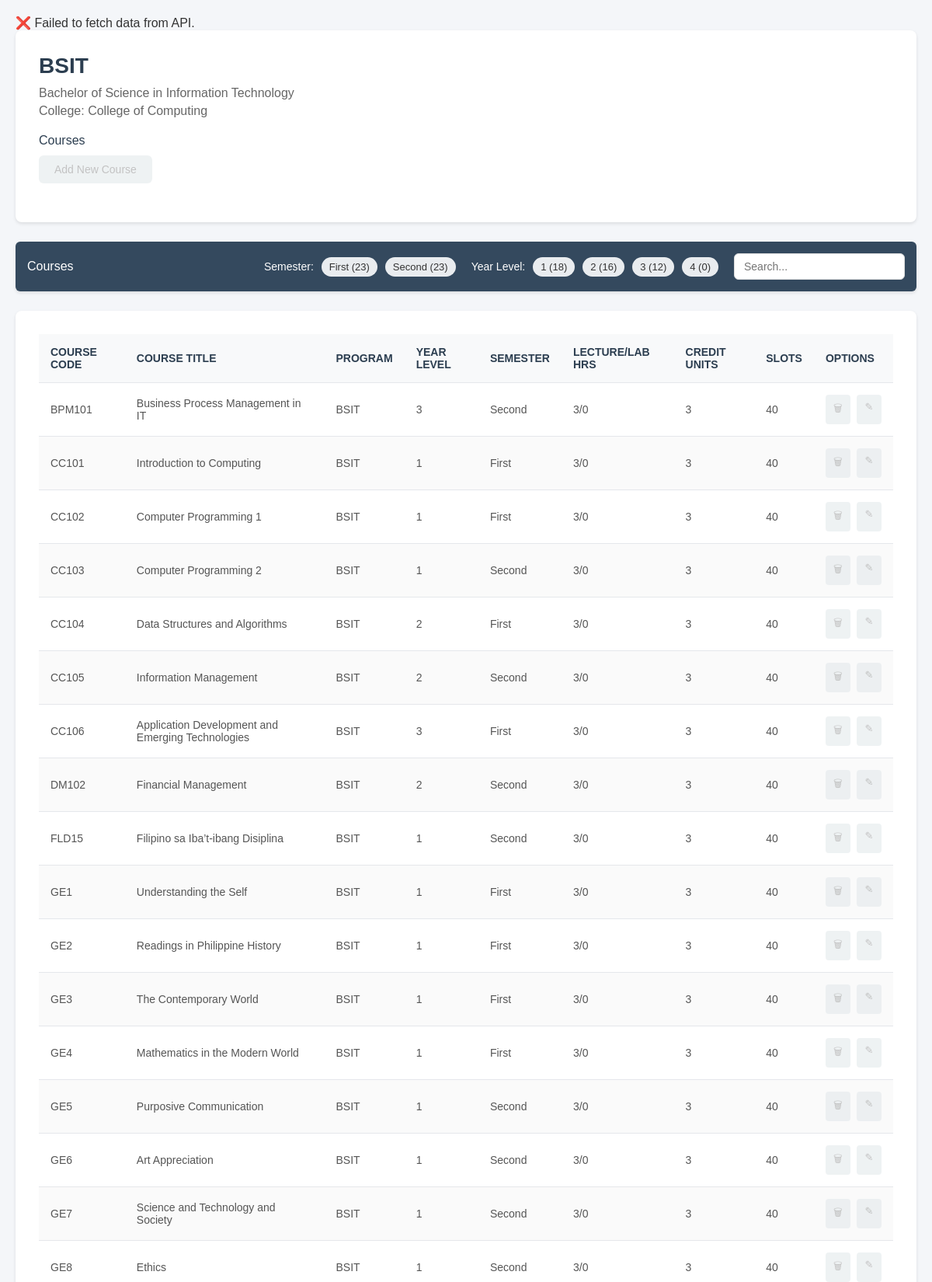
Screenshot of /frame/courses.php?program_code=BSIT (upper part) with the database file from the repository.
### tables this page shows
CREATE TABLE `programs` (
  `program_code` varchar(50) NOT NULL,
  `program_name` varchar(255) NOT NULL,
  `college` varchar(100) NOT NULL
);

CREATE TABLE `courses` (
  `course_id` int(11) NOT NULL,
  `program_code` varchar(50) NOT NULL,
  `subject_code` varchar(50) NOT NULL,
  `course_title` varchar(255) NOT NULL,
  `course_type` enum('General Education','Department-Specific') NOT NULL,
  `year_level` int(11) NOT NULL,
  `semester` enum('First','Second','Summer') NOT NULL,
  `lecture_hours` int(11) NOT NULL,
  `lab_hours` int(11) NOT NULL,
  `credit_units` int(11) NOT NULL,
  `slots` int(11) NOT NULL
);

### back/courses.php (called while the page is built, shortened)
<?php
include_once "../registrar/sync_fetch_courses.php";
$programCode = $_GET['program_code'] ?? $_POST['program_code'] ?? null;
try {
    $stmt = $conn->prepare("SELECT program_name, college FROM programs WHERE program_code = :program_code");
    $stmt->bindParam(':program_code', $programCode, PDO::PARAM_STR);
    $stmt->execute();
    $program = $stmt->fetch(PDO::FETCH_ASSOC);
    $stmt = $conn->prepare("SELECT * FROM courses WHERE program_code = :program_code");
    $stmt->bindParam(':program_code', $programCode, PDO::PARAM_STR);
    $stmt->execute();
    $courses = $stmt->fetchAll(PDO::FETCH_ASSOC);
} catch (PDOException $e) {
    echo "Error: " . $e->getMessage();
}
?>

### frame/courses.php (the view, shortened to what this page needs)
<?php
include_once "../back/courses.php";
?>
<!DOCTYPE html>
<html lang="en">
<head>
</head>
<body>
    <div class="header">
        <div class="program-title"><?php echo htmlspecialchars($programCode); ?></div>
        <div class="program-subtitle"><?php echo htmlspecialchars($program['program_name']); ?></div>
        <div class="program-subtitle">College: <?php echo htmlspecialchars($program['college']); ?></div>
        <div class="action-buttons">
            <h5>Courses</h5>
            <?php if ($_GET['role'] == 'Dean' && $_GET['department'] === $_GET['program_code']) { ?>
                <button class="btn btn-primary" onclick="openAddCourseModal()">Add New Course</button>
            <?php } else { ?>
                <button class="btn btn-primary disabled-btn">Add New Course</button>
            <?php } ?>
        </div>
    </div>
    <div class="toolbar">
        <h3>Courses</h3>
        <div class="toolbar-controls">
            <div class="filter-section">
                <span class="filter-title">Semester:</span>
                <div class="filter-items" id="semesterFilter">
                    <?php
                    $semesters = ['First', 'Second'];
                    foreach ($semesters as $sem) {
                        $count = array_reduce($courses, function($carry, $course) use ($sem) {
                            return $carry + ($course['semester'] === $sem ? 1 : 0);
                        }, 0);
                        echo "<span class='filter-item' data-filter='semester' data-value='$sem'>$sem ($count)</span>";
                    }
                    ?>
                </div>
            </div>
            <div class="filter-section">
                <span class="filter-title">Year Level:</span>
                <div class="filter-items" id="yearFilter">
                    <?php
                    $years = [1, 2, 3, 4];
                    foreach ($years as $year) {
                        $count = array_reduce($courses, function($carry, $course) use ($year) {
                            return $carry + ($course['year_level'] === $year ? 1 : 0);
                        }, 0);
                        echo "<span class='filter-item' data-filter='year' data-value='$year'>$year ($count)</span>";
                    }
                    ?>
                </div>
            </div>
            <div class="search-container">
                <input type="text" placeholder="Search..." class="search-box">
            </div>
        </div>
    </div>
    <div class="table-container">
        <table>
            <thead>
                <tr>
                    <th>Course Code</th>
                    <th>Course Title</th>
                    <th>Program</th>
                    <th>Year Level</th>
                    <th>Semester</th>
                    <th>Lecture/Lab Hrs</th>
                    <th>Credit Units</th>
                    <th>Slots</th>
                    <th>Options</th>
                </tr>
            </thead>
            <tbody>
                <?php foreach ($courses as $course): ?>
                    <tr>
                        <td><?php echo htmlspecialchars($course['subject_code']); ?></td>
                        <td><?php echo htmlspecialchars($course['course_title']); ?></td>
                        <td><?php echo htmlspecialchars($course['program_code']); ?></td>
                        <td><?php echo htmlspecialchars($course['year_level']); ?></td>
                        <td><?php echo htmlspecialchars($course['semester']); ?></td>
                        <td><?php echo htmlspecialchars($course['lecture_hours']) . '/' . htmlspecialchars($course['lab_hours']); ?></td>
                        <td><?php echo htmlspecialchars($course['credit_units']); ?></td>
                        <td><?php echo htmlspecialchars($course['slots']); ?></td>
                        <td>
                            <div class="action-icons">
                                <?php if ($_GET['role'] == 'Dean' && $_GET['department'] === $course['program_code']) { ?>
                                    <a href="courses.php?delete_course_code=<?php echo urlencode($course['subject_code']); ?>&program_code=<?php echo urlencode($programCode); ?>&role=<?php echo $_GET['role']; ?>" class="action-icon delete-icon">🗑</a>
                                    <span class="action-icon edit-icon" onclick="openEditCourseModal('<?php echo htmlspecialchars(json_encode($course)); ?>')">✎</span>
                                <?php } else { ?>
                                    <span class="action-icon delete-icon disabled-btn">🗑</span>
                                    <span class="action-icon edit-icon disabled-btn">✎</span>
                                <?php } ?>
                            </div>
                        </td>
                    </tr>
                <?php endforeach; ?>
            </tbody>
        </table>
    </div>
</body>
</html>

### frame/courses.php (style rules this page uses)
* { margin: 0; padding: 0; box-sizing: border-box; font-family: Arial, sans-serif; }
body { background-color: #f4f6f9; color: #333; padding: 20px; }
.header { padding: 30px; background: white; border-radius: 8px; box-shadow: 0 2px 4px rgba(0,0,0,0.1); width: 100%; margin: 0 auto 25px; }
.program-title { font-size: 28px; font-weight: 600; color: #2c3e50; margin-bottom: 10px; }
.program-subtitle { font-size: 16px; color: #666; margin: 5px 0; }
.action-buttons { margin: 20px 0; }
.action-buttons h5 { font-size: 16px; font-weight: 500; color: #2c3e50; margin-bottom: 10px; }
.btn { padding: 10px 20px; border: none; border-radius: 6px; cursor: pointer; font-size: 14px; font-weight: 500; transition: background-color 0.3s ease; }
.btn-primary { background-color: #00c4b4; color: white; }
.toolbar { background: #34495e; padding: 15px; border-radius: 6px; margin-bottom: 25px; display: flex; justify-content: space-between; align-items: center; box-shadow: 0 2px 4px rgba(0,0,0,0.1); width: 100%; margin: 0 auto 25px; }
.toolbar h3 { color: white; font-size: 16px; font-weight: 500; }
.toolbar-controls { display: flex; align-items: center; gap: 20px; }
.filter-section { display: flex; align-items: center; gap: 10px; }
.filter-title { color: white; font-weight: 500; font-size: 14px; }
.filter-items { display: flex; gap: 10px; }
.filter-item { background-color: #e9ecef; padding: 5px 10px; border-radius: 15px; cursor: pointer; transition: all 0.3s ease; font-size: 13px; }
.search-container { display: flex; align-items: center; gap: 10px; }
.search-box { padding: 8px 12px; border: 1px solid #ddd; border-radius: 6px; width: 220px; font-size: 14px; transition: border-color 0.3s ease; }
.table-container { background: white; border-radius: 8px; padding: 30px; box-shadow: 0 2px 4px rgba(0,0,0,0.1); width: 100%; margin: 0 auto; overflow-x: auto; }
table { width: 100%; border-collapse: collapse; }
th, td { padding: 15px; text-align: left; border-bottom: 1px solid #e5e7eb; }
th { background-color: #f8f9fa; font-weight: 600; color: #2c3e50; font-size: 14px; text-transform: uppercase; }
td { font-size: 14px; color: #555; }
tr:nth-child(even) { background-color: #fafafa; }
.action-icons { display: flex; gap: 8px; }
.action-icon { padding: 8px; border-radius: 4px; cursor: pointer; font-size: 13px; transition: background-color 0.3s ease; width: 32px; text-align: center; }
.edit-icon { background-color: #3498db; color: white; }
.delete-icon { background-color: #e74c3c; color: white; }
.disabled-btn { opacity: 0.5; cursor: not-allowed; background-color: #dfe6e9; color: #888; position: relative; pointer-events: none; }

### rows the page displays
programs: program_name "Bachelor of Science in Information Technology", college "College of Computing"
courses: subject_code "BPM101", course_title "Business Process Management in IT", program_code "BSIT", year_level "3", semester "Second", lecture_hours "3", lab_hours "0", credit_units "3", slots "40"
courses: subject_code "CC101", course_title "Introduction to Computing", program_code "BSIT", year_level "1", semester "First", lecture_hours "3", lab_hours "0", credit_units "3", slots "40"
courses: subject_code "CC102", course_title "Computer Programming 1", program_code "BSIT", year_level "1", semester "First", lecture_hours "3", lab_hours "0", credit_units "3", slots "40"
courses: subject_code "CC103", course_title "Computer Programming 2", program_code "BSIT", year_level "1", semester "Second", lecture_hours "3", lab_hours "0", credit_units "3", slots "40"
courses: subject_code "CC104", course_title "Data Structures and Algorithms", program_code "BSIT", year_level "2", semester "First", lecture_hours "3", lab_hours "0", credit_units "3", slots "40"
courses: subject_code "CC105", course_title "Information Management", program_code "BSIT", year_level "2", semester "Second", lecture_hours "3", lab_hours "0", credit_units "3", slots "40"
courses: subject_code "CC106", course_title "Application Development and Emerging Technologies", program_code "BSIT", year_level "3", semester "First", lecture_hours "3", lab_hours "0", credit_units "3", slots "40"
courses: subject_code "DM102", course_title "Financial Management", program_code "BSIT", year_level "2", semester "Second", lecture_hours "3", lab_hours "0", credit_units "3", slots "40"
courses: subject_code "FLD15", course_title "Filipino sa Iba’t-ibang Disiplina", program_code "BSIT", year_level "1", semester "Second", lecture_hours "3", lab_hours "0", credit_units "3", slots "40"
courses: subject_code "GE1", course_title "Understanding the Self", program_code "BSIT", year_level "1", semester "First", lecture_hours "3", lab_hours "0", credit_units "3", slots "40"
courses: subject_code "GE2", course_title "Readings in Philippine History", program_code "BSIT", year_level "1", semester "First", lecture_hours "3", lab_hours "0", credit_units "3", slots "40"
courses: subject_code "GE3", course_title "The Contemporary World", program_code "BSIT", year_level "1", semester "First", lecture_hours "3", lab_hours "0", credit_units "3", slots "40"
courses: subject_code "GE4", course_title "Mathematics in the Modern World", program_code "BSIT", year_level "1", semester "First", lecture_hours "3", lab_hours "0", credit_units "3", slots "40"
courses: subject_code "GE5", course_title "Purposive Communication", program_code "BSIT", year_level "1", semester "Second", lecture_hours "3", lab_hours "0", credit_units "3", slots "40"
courses: subject_code "GE6", course_title "Art Appreciation", program_code "BSIT", year_level "1", semester "Second", lecture_hours "3", lab_hours "0", credit_units "3", slots "40"
courses: subject_code "GE7", course_title "Science and Technology and Society", program_code "BSIT", year_level "1", semester "Second", lecture_hours "3", lab_hours "0", credit_units "3", slots "40"
courses: subject_code "GE8", course_title "Ethics", program_code "BSIT", year_level "1", semester "Second", lecture_hours "3", lab_hours "0", credit_units "3", slots "40"

### other values shown
$programCode "BSIT"
$sem "First"
$count "23"
$sem "Second"
$year "1"
$count "18"
$year "2"
$count "16"
$year "3"
$count "12"
$year "4"
$count "0"
